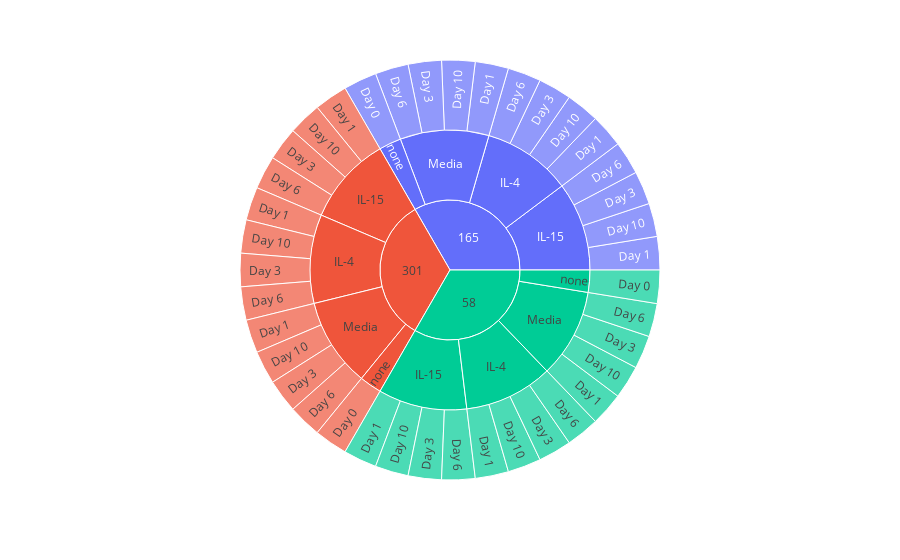

Here is the notebook cell this chart was saved with:
### Code cell
omixatlas.identify_cohorts('geo_transcriptomics_omixatlas', 'GSE132270_GPL11154_raw')

### Figure 1 — Plotly figure (JSON) as saved in the notebook; plotly's stock layout.template omitted (floating-point values rounded to 4 significant figures)
{"data": [{"branchvalues": "total", "domain": {"x": [0, 1], "y": [0, 1]}, "hovertemplate": "labels=%{label}<br>count=%{value}<br>parent=%{parent}<br>id=%{id}<extra></extra>", "ids": ["165/none/Day 0", "301/none/Day 0", "58/none/Day 0", "165/IL-15/Day 1", "301/IL-15/Day 1", "58/IL-15/Day 1", "165/IL-4/Day 1", "301/IL-4/Day 1", "58/IL-4/Day 1", "165/Media/Day 1", "301/Media/Day 1", "58/Media/Day 1", "165/IL-15/Day 10", "301/IL-15/Day 10", "58/IL-15/Day 10", "165/IL-4/Day 10", "301/IL-4/Day 10", "58/IL-4/Day 10", "165/Media/Day 10", "301/Media/Day 10", "58/Media/Day 10", "165/IL-15/Day 3", "301/IL-15/Day 3", "58/IL-15/Day 3", "165/IL-4/Day 3", "301/IL-4/Day 3", "58/IL-4/Day 3", "165/Media/Day 3", "301/Media/Day 3", "58/Media/Day 3", "165/IL-15/Day 6", "301/IL-15/Day 6", "58/IL-15/Day 6", "165/IL-4/Day 6", "301/IL-4/Day 6", "58/IL-4/Day 6", "165/Media/Day 6", "301/Media/Day 6", "58/Media/Day 6", "165/IL-15", "301/IL-15", "58/IL-15", "165/IL-4", "301/IL-4", "58/IL-4", "165/Media", "301/Media", "58/Media", "165/none", "301/none", "58/none", "165", "301", "58"], "labels": ["Day 0", "Day 0", "Day 0", "Day 1", "Day 1", "Day 1", "Day 1", "Day 1", "Day 1", "Day 1", "Day 1", "Day 1", "Day 10", "Day 10", "Day 10", "Day 10", "Day 10", "Day 10", "Day 10", "Day 10", "Day 10", "Day 3", "Day 3", "Day 3", "Day 3", "Day 3", "Day 3", "Day 3", "Day 3", "Day 3", "Day 6", "Day 6", "Day 6", "Day 6", "Day 6", "Day 6", "Day 6", "Day 6", "Day 6", "IL-15", "IL-15", "IL-15", "IL-4", "IL-4", "IL-4", "Media", "Media", "Media", "none", "none", "none", "165", "301", "58"], "name": "", "parents": ["165/none", "301/none", "58/none", "165/IL-15", "301/IL-15", "58/IL-15", "165/IL-4", "301/IL-4", "58/IL-4", "165/Media", "301/Media", "58/Media", "165/IL-15", "301/IL-15", "58/IL-15", "165/IL-4", "301/IL-4", "58/IL-4", "165/Media", "301/Media", "58/Media", "165/IL-15", "301/IL-15", "58/IL-15", "165/IL-4", "301/IL-4", "58/IL-4", "165/Media", "301/Media", "58/Media", "165/IL-15", "301/IL-15", "58/IL-15", "165/IL-4", "301/IL-4", "58/IL-4", "165/Media", "301/Media", "58/Media", "165", "301", "58", "165", "301", "58", "165", "301", "58", "165", "301", "58", "", "", ""], "type": "sunburst", "values": [1, 1, 1, 1, 1, 1, 1, 1, 1, 1, 1, 1, 1, 1, 1, 1, 1, 1, 1, 1, 1, 1, 1, 1, 1, 1, 1, 1, 1, 1, 1, 1, 1, 1, 1, 1, 1, 1, 1, 4, 4, 4, 4, 4, 4, 4, 4, 4, 1, 1, 1, 13, 13, 13]}], "layout": {"legend": {"tracegroupgap": 0}, "margin": {"t": 60}}}
